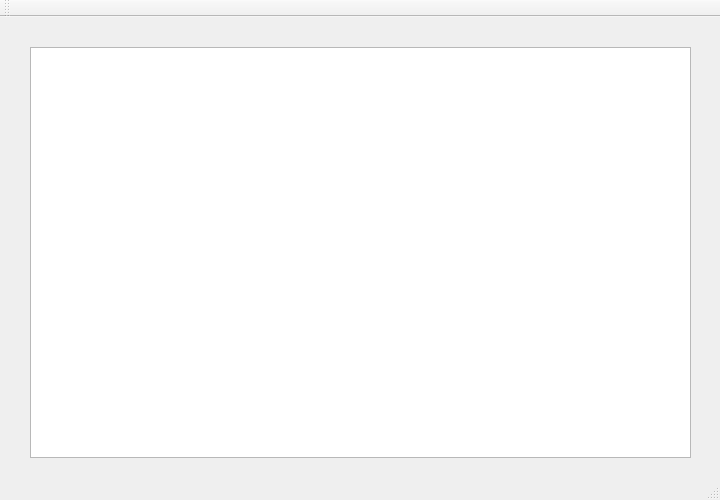
<?xml version="1.0" encoding="UTF-8"?>
<ui version="4.0">
 <class>MainWindow</class>
 <widget class="QMainWindow" name="MainWindow">
  <property name="geometry">
   <rect>
    <x>0</x>
    <y>0</y>
    <width>720</width>
    <height>500</height>
   </rect>
  </property>
  <property name="windowTitle">
   <string>MainWindow</string>
  </property>
  <widget class="QWidget" name="centralWidget">
   <widget class="QPlainTextEdit" name="serverEdit">
    <property name="geometry">
     <rect>
      <x>30</x>
      <y>30</y>
      <width>661</width>
      <height>411</height>
     </rect>
    </property>
   </widget>
  </widget>
  <widget class="QMenuBar" name="menuBar">
   <property name="geometry">
    <rect>
     <x>0</x>
     <y>0</y>
     <width>720</width>
     <height>17</height>
    </rect>
   </property>
  </widget>
  <widget class="QToolBar" name="mainToolBar">
   <attribute name="toolBarArea">
    <enum>TopToolBarArea</enum>
   </attribute>
   <attribute name="toolBarBreak">
    <bool>false</bool>
   </attribute>
  </widget>
  <widget class="QStatusBar" name="statusBar"/>
 </widget>
 <layoutdefault spacing="6" margin="11"/>
 <resources/>
 <connections/>
</ui>
